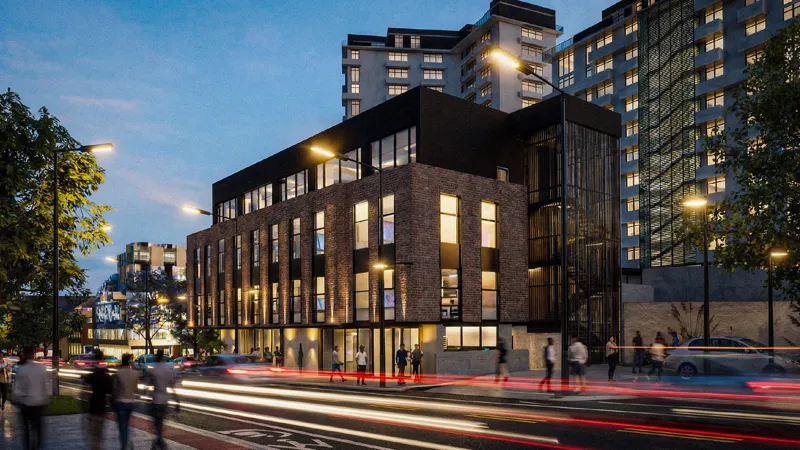
#> input picture assets/img/block-c-01-800.webp, 800 x 450 px, given in place of block-c-01-800.webp.png, which was not available
$ python sheet.py ../../assets/img/block-c-01-800.webp
#> lines starting #> are read from the running program, lines starting #| are printed output that depends on the picture; pictures that were not available may be replaced by others from this repository, and a replacement may not be noted
import sys
from PIL import Image
st = sys.argv[1].split(",") if len(sys.argv) > 1 else ["residential", "underground"]
views = ["aerial", "low", "elevation"]
W, H = 960, 600
c = Image.new("RGB", (W * len(st) + 10, H * 3 + 20), "red")
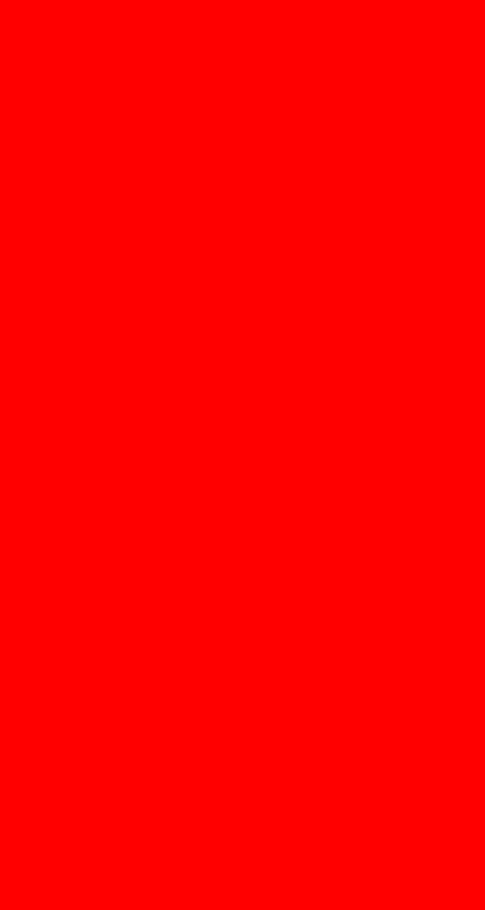
#> c: PIL image 970x1820 RGB (shown at 1/2 size); mean R, G, B 255, 0, 0
for j, v in enumerate(views):
    for i, s in enumerate(st):
        im = Image.open(f"_build/kaza3d/out/{v}-{s}.png").convert("RGB").resize((W, H))
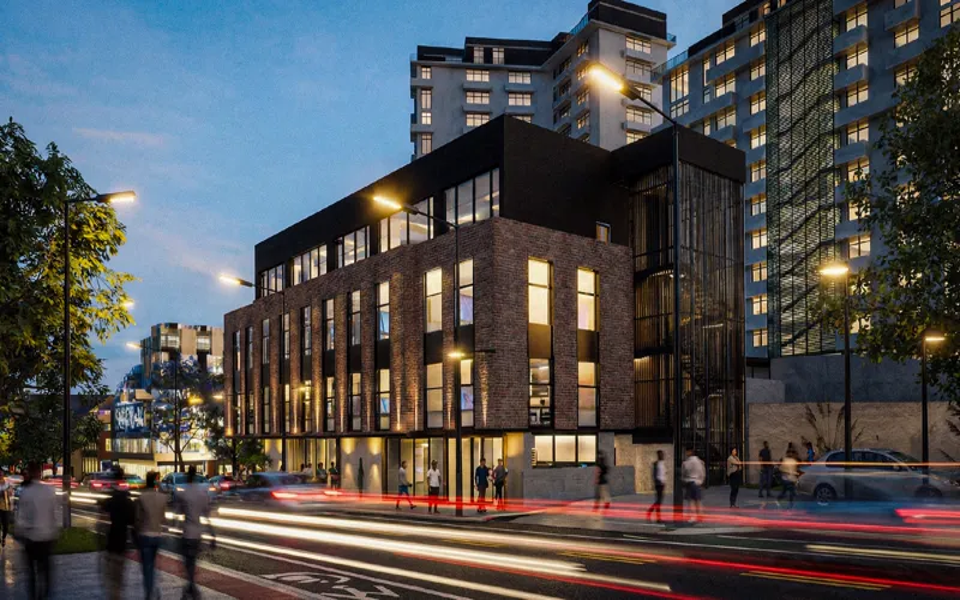
#> im: PIL image 960x600 RGB; mean R, G, B 81.6, 80.9, 81.4
        c.paste(im, (i * (W + 10), j * (H + 10)))
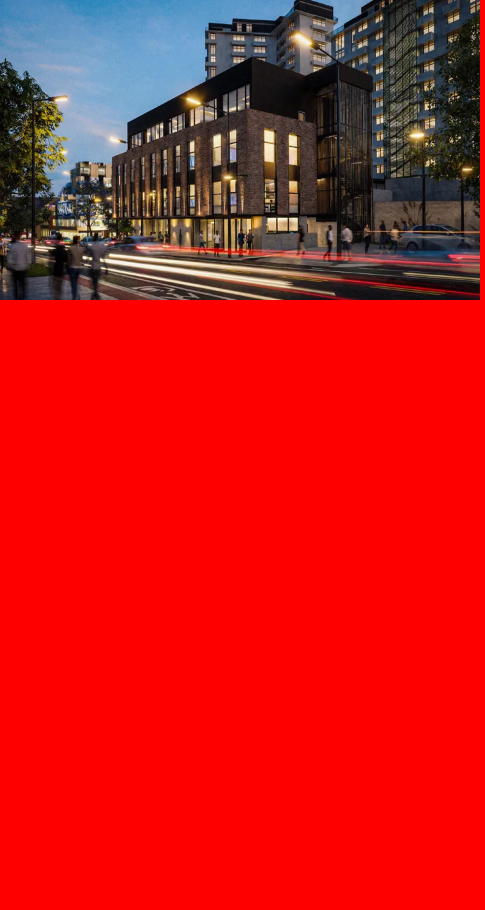
#> c: PIL image 970x1820 RGB (shown at 1/2 size); mean R, G, B 198.4, 26.4, 26.5
#> pass 2 of the loop `for j, v in enumerate(views):`:
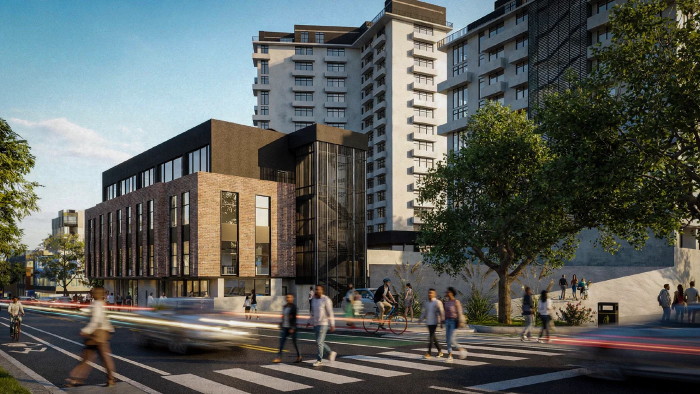
#> input picture assets/img/block-c-02-1400.webp, 1400 x 788 px, given in place of block-c-01-800.webp.png, which was not available (shown at 1/2 size)
#> `im = Image.open(f"_build/kaza3d/out/{v}-{s}.png").convert("RGB").resiz..`:
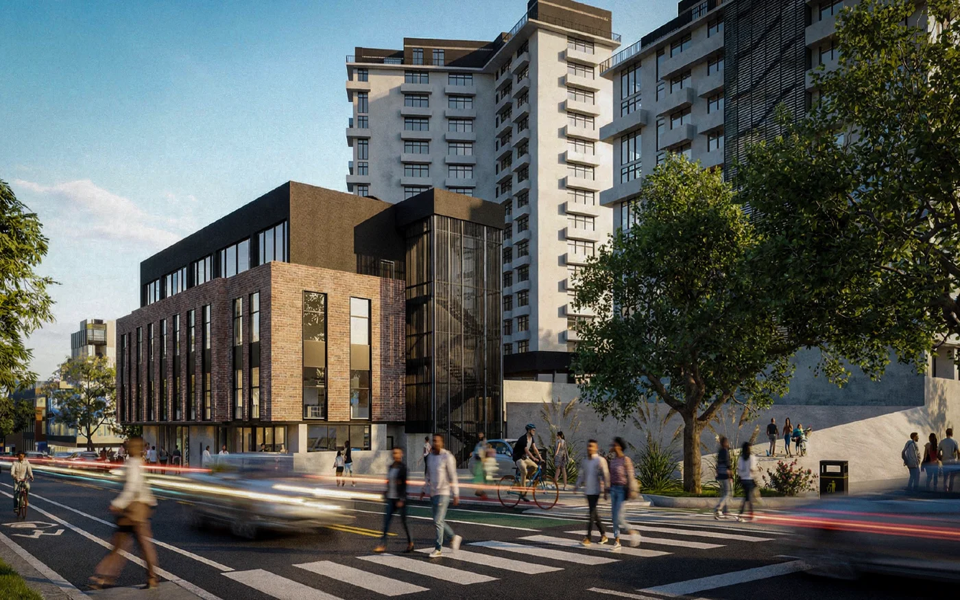
#> im: PIL image 960x600 RGB; mean R, G, B 90.8, 94.6, 90.2
#> `c.paste(im, (i * (W + 10), j * (H + 10)))`:
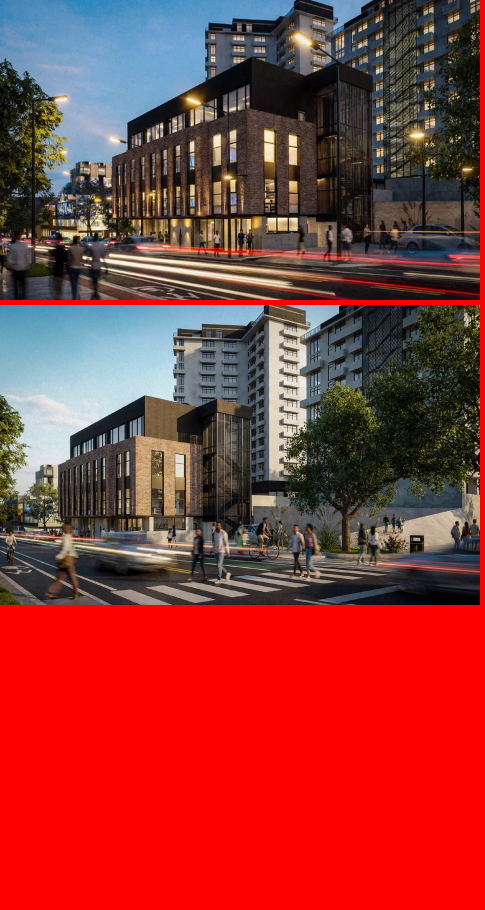
#> c: PIL image 970x1820 RGB (shown at 1/2 size); mean R, G, B 144.9, 57.2, 56
c.resize((c.width // 2, c.height // 2)).save("_build/kaza3d/out/sheet.png")
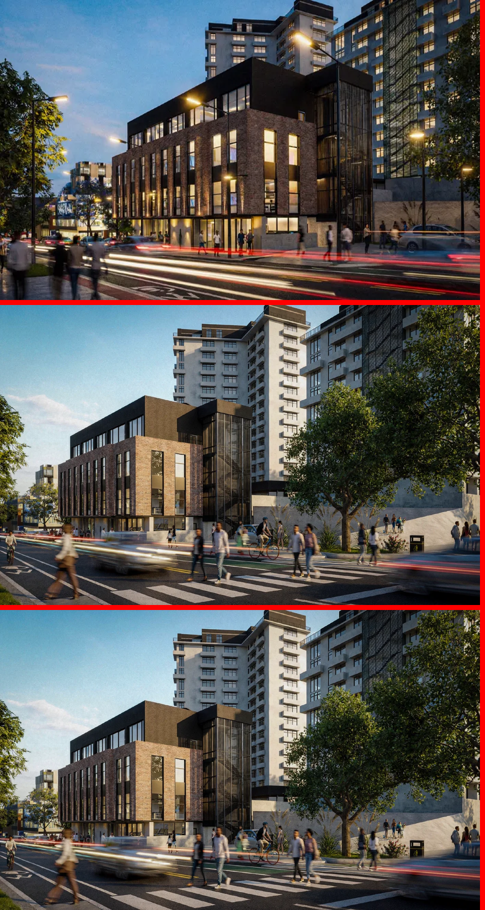
#> saved as sheet.png: PIL image 485x910 RGB; mean R, G, B 91.3, 88.1, 85.4
